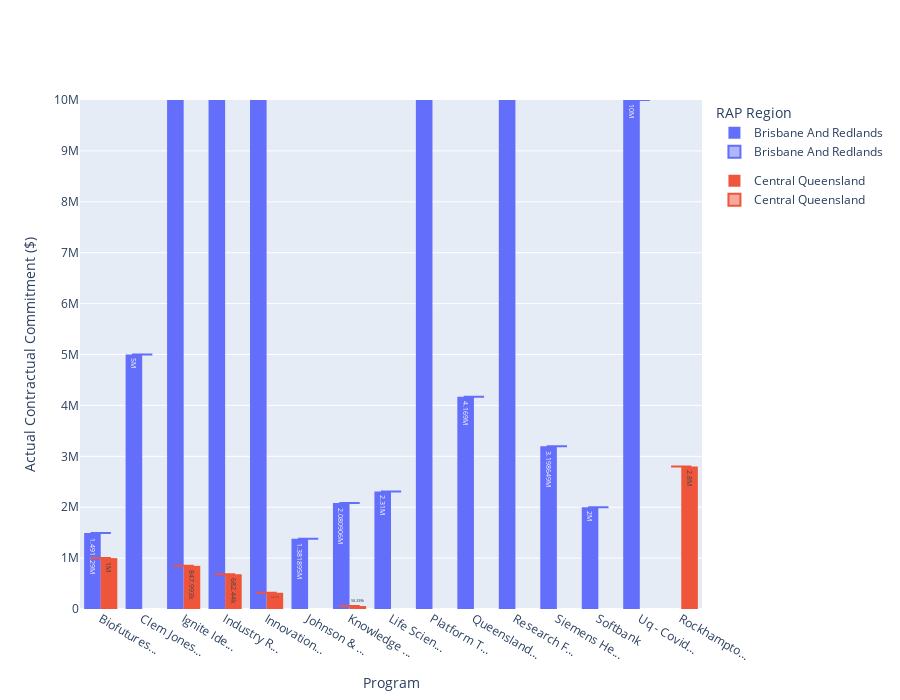

Notebook code for this chart:
### Markdown cell above
#### Chart 5 - Actual Contractual Commitment ($) per Program, grouped by RAP Region focus on  Brisbane And Redlands and Central Queensland
### Analysis Insights:

#### Brisbane And Redlands:

1. **Elevated Levels of Funding:**

   - The regions of Brisbane And Redlands have acquired notably higher levels of funding across various programs. The program with the highest funding allocation is the "Ignite Ideas Fund" at $27,914,294, succeeded by "Industry Research Fellowships" and "Research Fellowships" at $19,669,661 and $15,226,045 respectively.

2. **Variety of Initiatives:**

   - A broad spectrum of initiatives is endorsed in the area, encompassing fields such as health research (e.g., "Clem Jones Centre For Ageing Dementia Research") and technological progress (e.g., "Platform Technology Program").

3. **Strategic Investments:**

   - Prominent endeavors like the "Uq - Covid-19 Vaccine" project, funded with $10,000,000, reflect an emphasis on impactful research and developmental undertakings. Central Queensland:

#### Central Queensland:
1. **Reduced Funding Levels:**

   - Central Queensland exhibits comparatively lower levels of funding, with the most substantial allocation directed towards the "Rockhampton Technology And Innovation Centre" at $2,800,000. Programs like "Ignite Ideas Fund" and "Industry Research Fellowships" received $847,993 and $682,440 respectively, indicating investments of a smaller scale.

2. **Targeted Financial Support:**
   - Funding is channeled into a limited number of projects, albeit of significant importance, such as the "Rockhampton Technology And Innovation Centre" and the "Biofutures Commercialisation Program".

3. **Prospects for Expansion:**

   - The existence of investments, though modest in scale, hints at the potential for future expansion and advancement in the realms of innovation and technology.

### Code cell
# Filter the data for the specified RAP regions
filtered_df = df[df['RAP Region'].isin(['Brisbane And Redlands', 'Central Queensland'])]

# Group by Program and RAP Region and sum the Actual Contractual Commitment
grouped_df = filtered_df.groupby(['Program', 'RAP Region'])['Actual Contractual Commitment ($)'].sum().reset_index()

# Get the top 15 programs by sum of Actual Contractual Commitment
top_programs = grouped_df.groupby('Program')['Actual Contractual Commitment ($)'].sum().nlargest(15).index
grouped_df = grouped_df[grouped_df['Program'].isin(top_programs)]

# Truncate Program labels longer than 10 characters
grouped_df['Truncated Program'] = grouped_df['Program'].apply(lambda x: x if len(x) <= 10 else x[:10] + '...')

# Create a histogram with truncated labels but full labels in hover
fig_hist = px.histogram(
    grouped_df, 
    x='Truncated Program', 
    y='Actual Contractual Commitment ($)', 
    color='RAP Region', 
    barmode='group', 
    histfunc='sum',
    text_auto=True,
    title='Sum of Actual Contractual Commitment ($) per Program by RAP Region'
)

# Customize the histogram
fig_hist.update_layout(
    xaxis_title='Program',
    yaxis_title='Sum of Actual Contractual Commitment ($)',
    yaxis=dict(range=[0, 10000000]),  # Set y-axis limit to 10M
    legend_title='RAP Region',
    bargap=0.2,
    height=700  # Set plot height to 700
)

# Add hover data
fig_hist.update_traces(
    hovertemplate='<b>Program:</b> %{customdata[0]}<br><b>Sum:</b> %{y}<br>',
    customdata=grouped_df[['Program']].values
)

# Create a box plot with truncated labels but full labels in hover
fig_box = px.box(
    grouped_df, 
    x='Truncated Program', 
    y='Actual Contractual Commitment ($)', 
    color='RAP Region',
    title='Distribution of Actual Contractual Commitment ($) per Program by RAP Region'
)

# Add hover data to box plot
fig_box.update_traces(
    hovertemplate='<b>Program:</b> %{customdata[0]}<br><b>Value:</b> %{y}<br>',
    customdata=grouped_df[['Program']].values
)

# Combine the plots into a single figure
fig = go.Figure(data=fig_hist.data + fig_box.data)

# Apply layout to the combined figure
fig.update_layout(
    xaxis_title='Program',
    yaxis_title='Actual Contractual Commitment ($)',
    yaxis=dict(range=[0, 10000000]),  # Set y-axis limit to 10M
    legend_title='RAP Region',
    height=700  # Set plot height to 700
)

# Show the plot
fig.show()

### Figure 1 — Plotly figure (JSON) as saved in the notebook; plotly's stock layout.template omitted (floating-point values rounded to 4 significant figures)
{"data": [{"alignmentgroup": "True", "bingroup": "x", "customdata": [["Biofutures Commercialisation Program"], ["Biofutures Commercialisation Program"], ["Clem Jones Centre For Ageing Dementia Research"], ["Ignite Ideas Fund"], ["Ignite Ideas Fund"], ["Industry Research Fellowships"], ["Industry Research Fellowships"], ["Innovation Partnerships Grants"], ["Innovation Partnerships Grants"], ["Johnson & Johnson"], ["Knowledge Transfer Partnerships"], ["Knowledge Transfer Partnerships"], ["Life Sciences Queensland"], ["Platform Technology Program"], ["Queensland Emory Drug Discovery Initiative"], ["Research Fellowships"], ["Rockhampton Technology And Innovation Centre"], ["Siemens Healthcare"], ["Softbank"], ["Uq - Covid-19 Vaccine"]], "histfunc": "sum", "hovertemplate": "<b>Program:</b> %{customdata[0]}<br><b>Sum:</b> %{y}<br>", "legendgroup": "Brisbane And Redlands", "marker": {"color": "#636efa", "pattern": {"shape": ""}}, "name": "Brisbane And Redlands", "offsetgroup": "Brisbane And Redlands", "orientation": "v", "showlegend": true, "texttemplate": "%{value}", "type": "histogram", "x": ["Biofutures...", "Clem Jones...", "Ignite Ide...", "Industry R...", "Innovation...", "Johnson & ...", "Knowledge ...", "Life Scien...", "Platform T...", "Queensland...", "Research F...", "Siemens He...", "Softbank", "Uq - Covid..."], "xaxis": "x", "y": [1491129, 5000000, 27914294, 19669661, 12444837, 1381895, 2080906, 2310000, 13807672, 4169000, 15226045, 3198649, 2000000, 10000000], "yaxis": "y"}, {"alignmentgroup": "True", "bingroup": "x", "customdata": [["Biofutures Commercialisation Program"], ["Biofutures Commercialisation Program"], ["Clem Jones Centre For Ageing Dementia Research"], ["Ignite Ideas Fund"], ["Ignite Ideas Fund"], ["Industry Research Fellowships"], ["Industry Research Fellowships"], ["Innovation Partnerships Grants"], ["Innovation Partnerships Grants"], ["Johnson & Johnson"], ["Knowledge Transfer Partnerships"], ["Knowledge Transfer Partnerships"], ["Life Sciences Queensland"], ["Platform Technology Program"], ["Queensland Emory Drug Discovery Initiative"], ["Research Fellowships"], ["Rockhampton Technology And Innovation Centre"], ["Siemens Healthcare"], ["Softbank"], ["Uq - Covid-19 Vaccine"]], "histfunc": "sum", "hovertemplate": "<b>Program:</b> %{customdata[0]}<br><b>Sum:</b> %{y}<br>", "legendgroup": "Central Queensland", "marker": {"color": "#EF553B", "pattern": {"shape": ""}}, "name": "Central Queensland", "offsetgroup": "Central Queensland", "orientation": "v", "showlegend": true, "texttemplate": "%{value}", "type": "histogram", "x": ["Biofutures...", "Ignite Ide...", "Industry R...", "Innovation...", "Knowledge ...", "Rockhampto..."], "xaxis": "x", "y": [1000000, 847993, 682440, 318721, 58339, 2800000], "yaxis": "y"}, {"alignmentgroup": "True", "customdata": [["Biofutures Commercialisation Program"], ["Biofutures Commercialisation Program"], ["Clem Jones Centre For Ageing Dementia Research"], ["Ignite Ideas Fund"], ["Ignite Ideas Fund"], ["Industry Research Fellowships"], ["Industry Research Fellowships"], ["Innovation Partnerships Grants"], ["Innovation Partnerships Grants"], ["Johnson & Johnson"], ["Knowledge Transfer Partnerships"], ["Knowledge Transfer Partnerships"], ["Life Sciences Queensland"], ["Platform Technology Program"], ["Queensland Emory Drug Discovery Initiative"], ["Research Fellowships"], ["Rockhampton Technology And Innovation Centre"], ["Siemens Healthcare"], ["Softbank"], ["Uq - Covid-19 Vaccine"]], "hovertemplate": "<b>Program:</b> %{customdata[0]}<br><b>Value:</b> %{y}<br>", "legendgroup": "Brisbane And Redlands", "marker": {"color": "#636efa"}, "name": "Brisbane And Redlands", "notched": false, "offsetgroup": "Brisbane And Redlands", "orientation": "v", "showlegend": true, "type": "box", "x": ["Biofutures...", "Clem Jones...", "Ignite Ide...", "Industry R...", "Innovation...", "Johnson & ...", "Knowledge ...", "Life Scien...", "Platform T...", "Queensland...", "Research F...", "Siemens He...", "Softbank", "Uq - Covid..."], "x0": " ", "xaxis": "x", "y": [1491129, 5000000, 27914294, 19669661, 12444837, 1381895, 2080906, 2310000, 13807672, 4169000, 15226045, 3198649, 2000000, 10000000], "y0": " ", "yaxis": "y"}, {"alignmentgroup": "True", "customdata": [["Biofutures Commercialisation Program"], ["Biofutures Commercialisation Program"], ["Clem Jones Centre For Ageing Dementia Research"], ["Ignite Ideas Fund"], ["Ignite Ideas Fund"], ["Industry Research Fellowships"], ["Industry Research Fellowships"], ["Innovation Partnerships Grants"], ["Innovation Partnerships Grants"], ["Johnson & Johnson"], ["Knowledge Transfer Partnerships"], ["Knowledge Transfer Partnerships"], ["Life Sciences Queensland"], ["Platform Technology Program"], ["Queensland Emory Drug Discovery Initiative"], ["Research Fellowships"], ["Rockhampton Technology And Innovation Centre"], ["Siemens Healthcare"], ["Softbank"], ["Uq - Covid-19 Vaccine"]], "hovertemplate": "<b>Program:</b> %{customdata[0]}<br><b>Value:</b> %{y}<br>", "legendgroup": "Central Queensland", "marker": {"color": "#EF553B"}, "name": "Central Queensland", "notched": false, "offsetgroup": "Central Queensland", "orientation": "v", "showlegend": true, "type": "box", "x": ["Biofutures...", "Ignite Ide...", "Industry R...", "Innovation...", "Knowledge ...", "Rockhampto..."], "x0": " ", "xaxis": "x", "y": [1000000, 847993, 682440, 318721, 58339, 2800000], "y0": " ", "yaxis": "y"}], "layout": {"height": 700, "legend": {"title": {"text": "RAP Region"}}, "xaxis": {"title": {"text": "Program"}}, "yaxis": {"range": [0, 10000000], "title": {"text": "Actual Contractual Commitment ($)"}}}}
